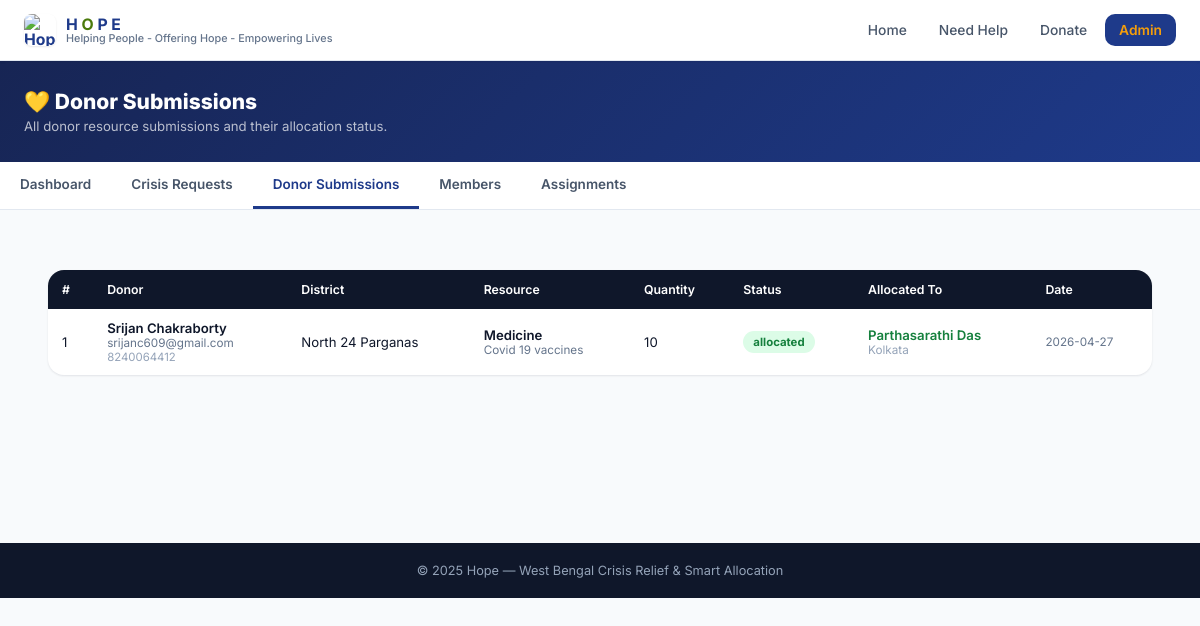
Screenshot of /admin/donors (signed in) with the database file from the repository.
### tables this page shows
CREATE TABLE donor_submission (
    id            INTEGER PRIMARY KEY AUTOINCREMENT,
    full_name     TEXT    NOT NULL,
    email         TEXT    NOT NULL,
    phone         TEXT    NOT NULL,
    address       TEXT    NOT NULL,
    district      TEXT    NOT NULL,
    resource_type TEXT    NOT NULL,
    resource_desc TEXT    NOT NULL,
    quantity      TEXT    NOT NULL DEFAULT '1',
    status        TEXT    NOT NULL DEFAULT 'pending',
    allocated_to  INTEGER,
    created_at    TEXT    NOT NULL,
    FOREIGN KEY (allocated_to) REFERENCES crisis_request(id)
);

CREATE TABLE crisis_request (
    id            INTEGER PRIMARY KEY AUTOINCREMENT,
    full_name     TEXT    NOT NULL,
    phone         TEXT    NOT NULL,
    address       TEXT    NOT NULL,
    district      TEXT    NOT NULL,
    pin_code      TEXT    NOT NULL,
    category      TEXT    NOT NULL DEFAULT 'other',
    description   TEXT    NOT NULL,
    urgency       INTEGER NOT NULL DEFAULT 3,
    people_affected INTEGER NOT NULL DEFAULT 1,
    status        TEXT    NOT NULL DEFAULT 'pending',
    created_at    TEXT    NOT NULL
);

### app.py (the view)
@app.route("/admin/donors")
@admin_required
def admin_donors():
    db = get_db()
    donors = db.execute(
        "SELECT d.*, c.full_name AS crisis_name, c.district AS crisis_district "
        "FROM donor_submission d LEFT JOIN crisis_request c ON c.id=d.allocated_to "
        "ORDER BY d.created_at DESC"
    ).fetchall()
    return render_template("admin_donors.html", donors=donors)

### app.py (called while the page is built)
def get_db():
    if "db" not in g:
        os.makedirs(os.path.dirname(DB_PATH), exist_ok=True)
        g.db = sqlite3.connect(DB_PATH)
        g.db.row_factory = sqlite3.Row
        g.db.execute("PRAGMA foreign_keys = ON")
        g.db.execute("PRAGMA journal_mode = WAL")
    return g.db

def admin_required(f):
    @wraps(f)
    def decorated(*args, **kwargs):
        if not session.get("admin"):
            return redirect(url_for("admin_login"))
        return f(*args, **kwargs)
    return decorated

@app.after_request
def no_cache_api(resp):
    if request.path.startswith("/api/"):
        resp.headers["Cache-Control"] = "no-store"
    return resp

### templates/admin_donors.html (shortened to what this page needs)
{% extends "base.html" %}
{% block hero %}
<div class="admin-hero">
  <div class="admin-hero-inner">
    <h1 style="font-size:1.4rem;font-weight:800;margin:0;">💛 Donor Submissions</h1>
    <p style="color:rgba(255,255,255,.7);margin:4px 0 0;font-size:.88rem;">All donor resource submissions and their allocation status.</p>
  </div>
</div>
<div class="admin-nav">
  <div class="admin-nav-inner">
    <a class="a-nav-link" href="/admin">Dashboard</a>
    <a class="a-nav-link" href="/admin/crises">Crisis Requests</a>
    <a class="a-nav-link active" href="/admin/donors">Donor Submissions</a>
    <a class="a-nav-link" href="/admin/members">Members</a>
    <a class="a-nav-link" href="/admin/assignments">Assignments</a>
  </div>
</div>
{% endblock %}
{% block content %}
<div class="page-wrap">
  <table class="tbl">
    <thead>
      <tr>
        <th>#</th><th>Donor</th><th>District</th><th>Resource</th>
        <th>Quantity</th><th>Status</th><th>Allocated To</th><th>Date</th>
      </tr>
    </thead>
    <tbody>
    {% for d in donors %}
    <tr>
      <td>{{ d.id }}</td>
      <td>
        <div style="font-weight:600;">{{ d.full_name }}</div>
        <div style="color:var(--slate-500);font-size:.78rem;">{{ d.email }}</div>
        <div style="color:var(--slate-400);font-size:.76rem;">{{ d.phone }}</div>
      </td>
      <td>{{ d.district }}</td>
      <td>
        <div style="font-weight:600;">{{ d.resource_type|capitalize }}</div>
        <div style="color:var(--slate-500);font-size:.78rem;">{{ d.resource_desc[:60] }}{% if d.resource_desc|length > 60 %}…{% endif %}</div>
      </td>
      <td>{{ d.quantity }}</td>
      <td><span class="badge badge-{{ d.status }}">{{ d.status }}</span></td>
      <td>
        {% if d.crisis_name %}
        <div style="font-weight:600;color:var(--green-dark);">{{ d.crisis_name }}</div>
        <div style="color:var(--slate-400);font-size:.78rem;">{{ d.crisis_district }}</div>
        {% else %}
        <span style="color:var(--slate-400);font-size:.82rem;">Not allocated yet</span>
        {% endif %}
      </td>
      <td style="font-size:.78rem;color:var(--slate-500);">{{ d.created_at[:10] }}</td>
    </tr>
    {% else %}
    <tr><td colspan="8" style="text-align:center;color:var(--slate-400);padding:32px;">No donor submissions yet.</td></tr>
    {% endfor %}
    </tbody>
  </table>
</div>
{% endblock %}

### templates/base.html (shortened to what this page needs)
<!DOCTYPE html>
<html lang="en">
<head>
  <link rel="stylesheet" href="{{ url_for('static', filename='css/main.css') }}">
  <link rel="stylesheet" href="https://cdnjs.cloudflare.com/ajax/libs/font-awesome/6.5.0/css/all.min.css">
</head>
<body>
  <header class="topnav">
    <div class="topnav-inner">
      <a href="/" class="brand">
        <span class="brand-mark">
          <img src="{{ url_for('static', filename='logo.png') }}" alt="Hope Logo">
        </span>
        <span class="brand-text">
          <span>
            <b>H</b>
            <b style="color:#4a7a0b;">O</b>
            <b>P</b>
            <b>E</b>
          </span>
          <small>Helping People - Offering Hope - Empowering Lives</small>
        </span>
      </a>
      <nav class="nav-links">
        <a class="nav-link {% block nav_home %}{% endblock %}" href="/">Home</a>
        <a class="nav-link {% block nav_help %}{% endblock %}" href="/needhelp">Need Help</a>
        <a class="nav-link {% block nav_donate %}{% endblock %}" href="/joinus">Donate</a>
        <a class="nav-link {% block nav_admin %}{% endblock %}" href="/admin"
          style="color:var(--amber);font-weight:600">Admin</a>
      </nav>
    </div>
  </header>
  {% block hero %}{% endblock %}
  <main class="page">
    {% block content %}{% endblock %}
  </main>
  <footer
    style="background:var(--slate-900);color:var(--slate-400);text-align:center;padding:20px;font-size:.85rem;margin-top:60px;">
    &copy; 2025 Hope — West Bengal Crisis Relief &amp; Smart Allocation
  </footer>
</body>
</html>

### static/css/main.css (style rules this page uses)
:root { --navy: #1e3a8a; --navy-dark: #172554; --navy-light: #3b82f6; --green: #16a34a; --green-dark: #15803d; --green-soft: #dcfce7; --amber: #f59e0b; --amber-soft: #fef3c7; --red: #ef4444; --red-soft: #fee2e2; --purple: #7c3aed; --purple-soft: #ede9fe; --cyan: #0ea5e9; --cyan-soft: #e0f2fe; --slate-900: #0f172a; --slate-700: #334155; --slate-600: #475569; --slate-500: #64748b; --slate-400: #94a3b8; --slate-300: #cbd5e1; --slate-200: #e2e8f0; --slate-100: #f1f5f9; --slate-50: #f8fafc; --white: #ffffff; --radius-sm: 6px; --radius-md: 10px; --radius-lg: 16px; --radius-xl: 24px; --shadow-sm: 0 1px 2px rgba(15, 23, 42, .06), 0 1px 3px rgba(15, 23, 42, .04); --shadow-md: 0 4px 6px -1px rgba(15, 23, 42, .08), 0 2px 4px -2px rgba(15, 23, 42, .05); --shadow-lg: 0 10px 15px -3px rgba(15, 23, 42, .08), 0 4px 6px -4px rgba(15, 23, 42, .05); --shadow-xl: 0 20px 25px -5px rgba(15, 23, 42, .1), 0 8px 10px -6px rgba(15, 23, 42, .05); --transition: 180ms cubic-bezier(.4, 0, .2, 1); }
* { box-sizing: border-box; }
html, body { margin: 0; padding: 0; font-family: 'Inter', -apple-system, BlinkMacSystemFont, 'Segoe UI', sans-serif; font-size: 15px; color: var(--slate-900); background: var(--slate-50); -webkit-font-smoothing: antialiased; }
a { color: inherit; text-decoration: none; }
.topnav { position: sticky; top: 0; z-index: 50; background: var(--white); border-bottom: 1px solid var(--slate-200); box-shadow: var(--shadow-sm); }
.topnav-inner { max-width: 1280px; margin: 0 auto; padding: 14px 24px; display: flex; align-items: center; gap: 28px; }
.brand { display: flex; align-items: center; gap: 10px; font-weight: 700; font-size: 1.05rem; color: var(--navy); }
.brand-mark { width: 32px; height: 32px; border-radius: 8px; display: flex; align-items: center; justify-content: center; overflow: hidden; box-shadow: var(--shadow-sm); }
.brand-mark::before { content: none !important; }
.brand-mark img { width: 100%; height: 100%; object-fit: cover; }
.brand-text small { display: block; color: var(--slate-500); font-weight: 500; font-size: .72rem; margin-top: -2px; }
.nav-links { display: flex; gap: 4px; margin-left: auto; flex-wrap: wrap; }
.nav-link { padding: 8px 14px; border-radius: var(--radius-md); color: var(--slate-600); font-weight: 500; font-size: .92rem; transition: var(--transition); }
.nav-link.active { background: var(--navy); color: white; }
.page { max-width: 1280px; margin: 0 auto; padding: 32px 24px 80px; }
.badge { display: inline-flex; align-items: center; gap: 4px; padding: 3px 10px; border-radius: 999px; font-size: .72rem; font-weight: 600; background: var(--slate-100); color: var(--slate-700); }

### templates/admin_donors.html (style rules this page uses)
.admin-hero { background:linear-gradient(135deg,var(--navy-dark),var(--navy)); color:white; padding:28px 24px; }
.admin-hero-inner { max-width:1200px; margin:0 auto; }
.admin-nav { background:white; border-bottom:1px solid var(--slate-200); }
.admin-nav-inner { max-width:1200px; margin:0 auto; display:flex; gap:0; overflow-x:auto; }
.a-nav-link { padding:14px 20px; font-weight:600; font-size:.9rem; color:var(--slate-600); border-bottom:3px solid transparent; white-space:nowrap; text-decoration:none; }
.a-nav-link:hover,.a-nav-link.active { color:var(--navy); border-bottom-color:var(--navy); }
.page-wrap { max-width:1200px; margin:0 auto; padding:28px 24px; }
.badge { padding:4px 10px; border-radius:50px; font-size:.76rem; font-weight:700; }
.badge-allocated { background:var(--green-soft); color:var(--green-dark); }
.tbl { width:100%; border-collapse:collapse; background:white; border-radius:var(--radius-lg); overflow:hidden; box-shadow:var(--shadow-sm); }
.tbl th { background:var(--slate-900); color:white; padding:12px 14px; text-align:left; font-size:.82rem; font-weight:600; }
.tbl td { padding:11px 14px; border-bottom:1px solid var(--slate-100); font-size:.88rem; vertical-align:middle; }
.tbl tr:last-child td { border-bottom:none; }

### rows the page displays
donor_submission: id "1", full_name "Srijan Chakraborty", email "srijanc609@gmail.com", phone "8240064412", district "North 24 Parganas", resource_type "Medicine", resource_desc "Covid 19 vaccines", quantity "10", status "allocated", crisis_name "Parthasarathi Das", crisis_district "Kolkata", created_at "2026-04-27"
